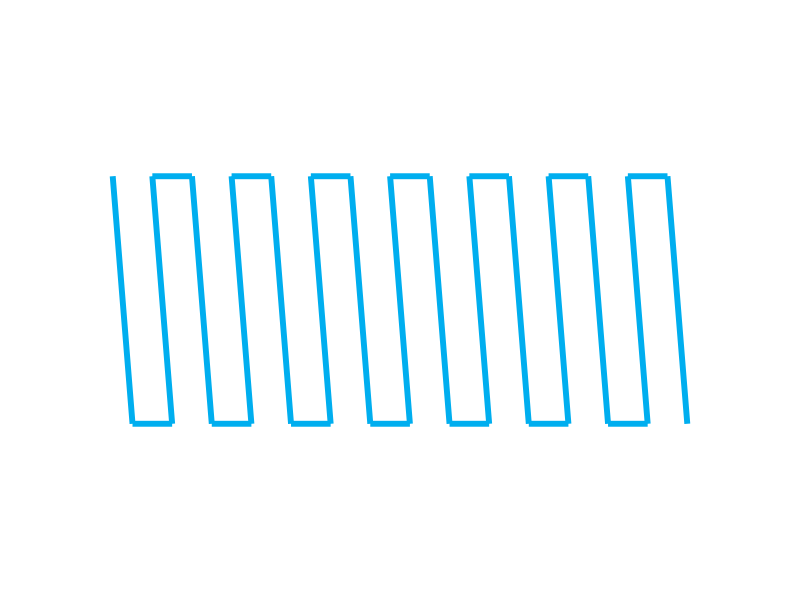

This chart was generated by the following R code:
library(tidyverse)
library(gganimate)
library(RColorBrewer)
set.seed(42)

n <- round(16, 0)

pipes <- expand.grid(
  x = NA,
  x_end = NA,
  y = NA,
  y_end = NA,
  group = 1:n
)

## Area is square are (0,0) | (1,1)
pipes <- pipes |>
  mutate(
    x = rep(rnorm(2), n / 2),
    x_end = lag(x, 1),
    diff_x = abs(x_end - x),
    x = x + 2 * diff_x * (group - 2),
    x_end = x_end + 2 * diff_x * (group - 2),
    y = rep(c(0, 1), n / 2),
    y_end = rep(c(1, 0), n / 2),
  ) |>
  slice(rep(seq_len(n()), each = 2)) |>
  mutate(
    x_end = lag(x_end, 1),
    y_end = lag(y_end, 1)
  )

temp <- ggplot(pipes,
               aes(
                 x = x,
                 y = y,
                 xend = x_end,
                 yend = y_end
               )) +
  theme_void() +
  theme(#plot.background = element_rect(fill = "white"),
        plot.margin = margin(20, 20, 20, 20),
        legend.position = "none") +
  geom_segment(aes(color = group),
               linewidth = 2) +
  scale_color_gradient(low = "#00aeef", high = "#00aeef", na.value = NA) +
  coord_cartesian(xlim = c(min(pipes$x, na.rm = TRUE) - 5,
                           max(pipes$x_end, na.rm = TRUE) + 5),
                  ylim = c(min(pipes$y, na.rm = TRUE) - 0.5,
                           max(pipes$y_end, na.rm = TRUE) + 0.5))

ggsave(temp, filename = "temp.png",
       width = 2000, height = 500,
       units = "px", dpi = 300)
